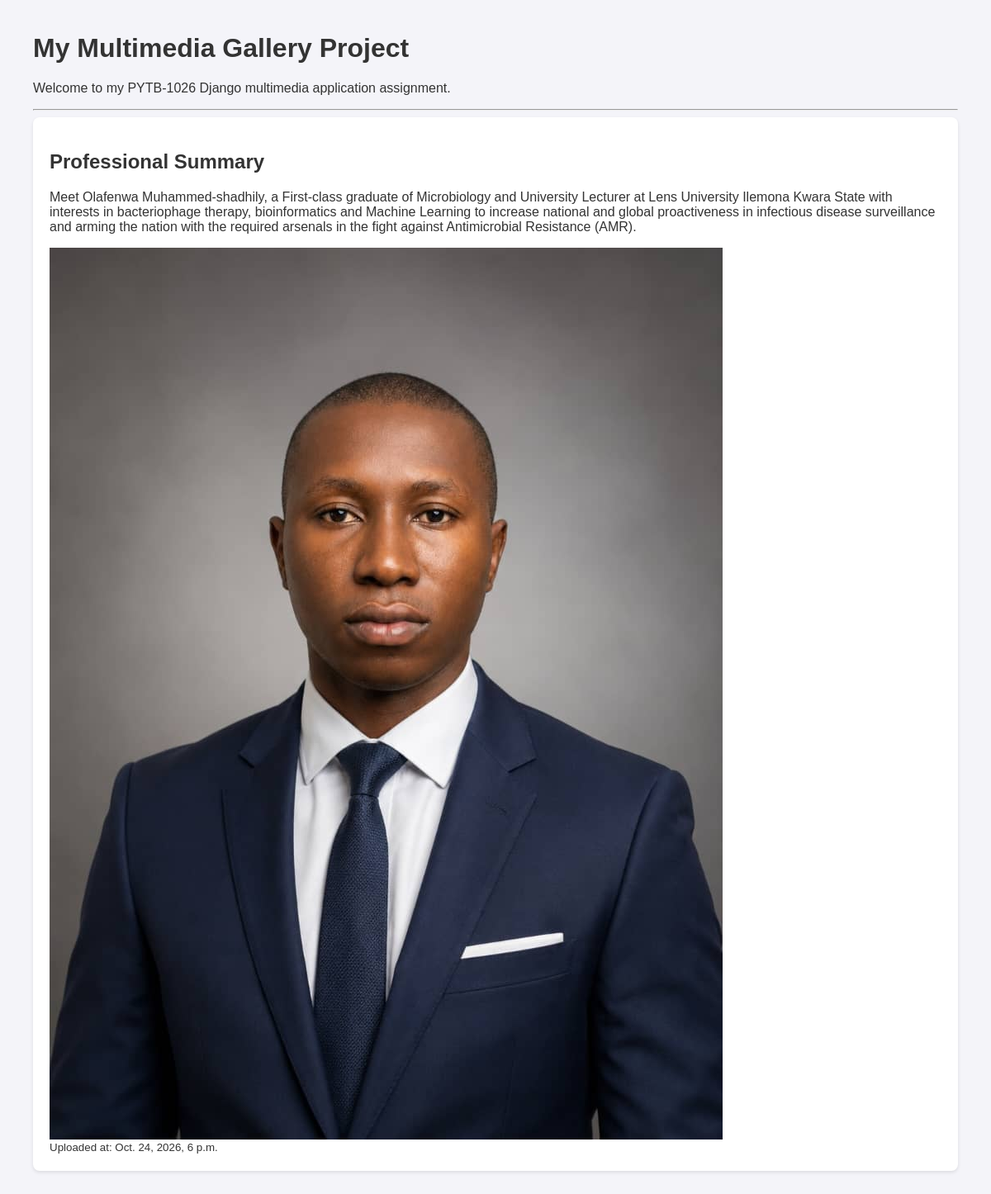
The page / on the database its author committed.
### media_app/models.py (models this page shows, shortened)
class MultimediaItem(models.Model):
    title = models.CharField(max_length=200)
    description = models.TextField(blank=True, null=True)
    image_file = models.ImageField(upload_to='images/', blank=True, null=True)
    media_file = models.FileField(upload_to='media/', blank=True, null=True)
    uploaded_at = models.DateTimeField(auto_now=True)

### media_app/views.py (the view)
# urls.py: path('', index, name='home'),  # Points root to your gallery view
def index(request):
    items = MultimediaItem.objects.all()
    return render(request, 'media_app/index.html', {'items': items})

### media_app/templates/media_app/index.html (shortened to what this page needs)
<!DOCTYPE html>
<html lang="en">
<head>
</head>
<body>
    <h1>My Multimedia Gallery Project</h1>
    <p>Welcome to my PYTB-1026 Django multimedia application assignment.</p>
    <hr>
    {% for item in items %}
        <div class="item-card">
            <h2>{{ item.title }}</h2>
            <p>{{ item.description }}</p>
            {% if item.image_file %}
                <img src="{{ item.image_file.url }}" alt="{{ item.title }}">
            {% endif %}
            <small>Uploaded at: {{ item.uploaded_at }}</small>
        </div>
    {% empty %}
        <p>No multimedia items uploaded yet. Log into the <a href="/admin/">Admin Panel</a> to add some!</p>
    {% endfor %}
</body>
</html>

### media_app/templates/media_app/index.html (style rules this page uses)
body { font-family: Arial, sans-serif; margin: 40px; background: #f4f4f9; color: #333; }
.item-card { background: #fff; padding: 20px; margin-bottom: 20px; border-radius: 8px; box-shadow: 0 2px 4px rgba(0,0,0,0.1); }
img, video, audio { max-width: 100%; height: auto; margin-top: 10px; display: block; }

### rows shown on the page
MultimediaItem: title "Professional Summary", description "Meet Olafenwa Muhammed-shadhily, a First-class graduate of Microbiology and University Lecturer at Lens University Ilemona Kwara State with interests in bacteriophage therapy, bioinformatics and Machine Learning to increase national and global proactiveness in infectious disease surveillance and arming the nation with the required arsenals in the fight against Antimicrobial Resistance (AMR).", image_file (picture), uploaded_at "Oct. 24, 2026, 6 p.m."
